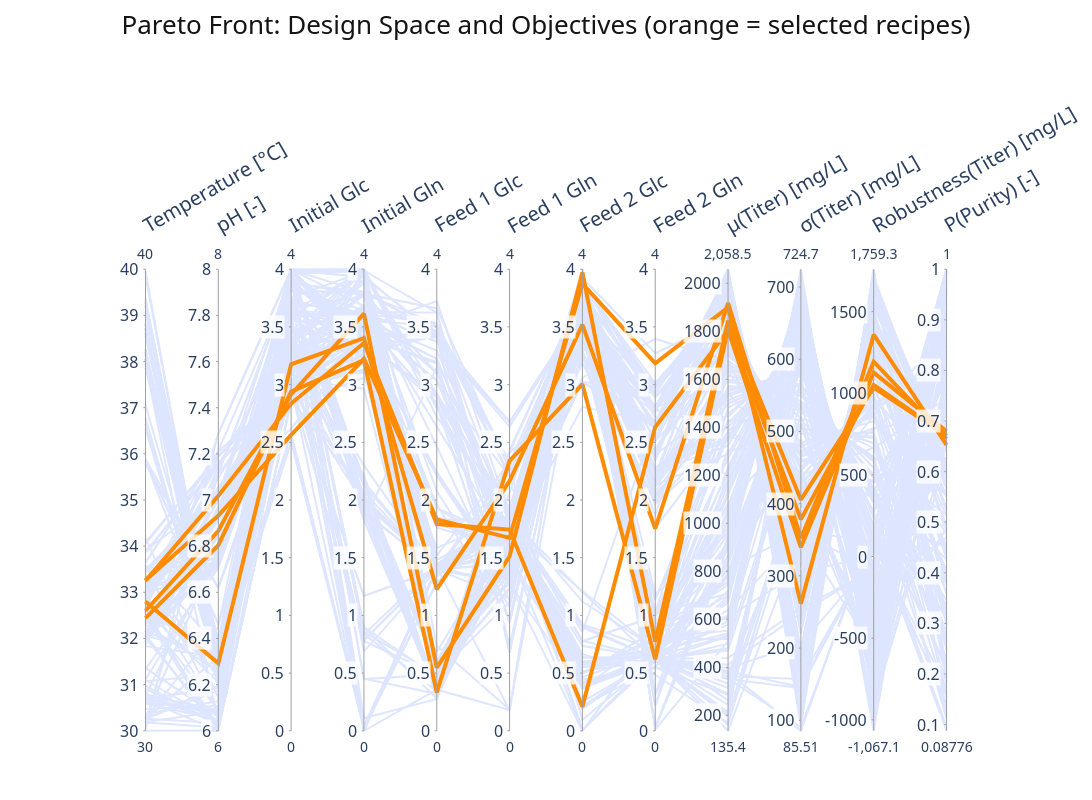

Write notebook code for a chart like this one.
### Code cell
# Static version of the parallel coordinate plot above with thicker lines (for the paper PDF)
# Reuses dims, _plot_df, _is_selected, PARCOORDS_LABELS and the line colours from the cell above
import numpy as np
import plotly.graph_objects as go

LINE_WIDTH = 2
SELECTED_LINE_WIDTH = 4
AXIS_COLOR = "#A0A0A0"
TEXT_COLOR = "#2a3f5f"
TICK_FONT_SIZE = 16
RANGE_FONT_SIZE = 14
LABEL_FONT_SIZE = 20


def _nice_ticks(lo, hi, n=10):
    raw = (hi - lo) / n
    mag = 10 ** np.floor(np.log10(raw))
    step = min((m * mag for m in (1, 2, 5, 10) if m * mag >= raw), default=10 * mag)
    return np.arange(np.ceil(lo / step) * step, hi + step * 1e-9, step)


def _fmt(v):
    return f"{v:.10g}"


def _range_fmt(v):
    return f"{v:,.1f}" if abs(v) >= 1000 else f"{v:.4g}"


n_dims = len(dims)
norm = np.column_stack([
    (_plot_df[col].to_numpy(dtype=float) - lo) / ((hi - lo) or 1) for col, lo, hi in dims
])  # shape (n_points, n_dims)
_sel_mask = np.array(_is_selected, dtype=bool)


def _lines_trace(rows, color, width, opacity=1.0):
    xs, ys = [], []
    for row in rows:
        xs += list(range(n_dims)) + [None]
        ys += row.tolist() + [None]
    return go.Scatter(x=xs, y=ys, mode="lines", line=dict(width=width, color=color), opacity=opacity,
                      showlegend=False, hoverinfo="skip")


parcoords_static_fig = go.Figure()
parcoords_static_fig.add_trace(_lines_trace(norm[~_sel_mask], PARETO_LINE_COLOR, LINE_WIDTH, opacity=0.6))
parcoords_static_fig.add_trace(_lines_trace(norm[_sel_mask], SELECTED_LINE_COLOR, SELECTED_LINE_WIDTH))

for k, (col, lo, hi) in enumerate(dims):
    # Axis line
    parcoords_static_fig.add_shape(type="line", x0=k, x1=k, y0=0, y1=1,
                                   line=dict(color=AXIS_COLOR, width=1), layer="above")
    # Ticks + tick labels (left of axis, white background like go.Parcoords)
    for t in _nice_ticks(lo, hi):
        y = (t - lo) / ((hi - lo) or 1)
        parcoords_static_fig.add_shape(type="line", x0=k - 0.03, x1=k, y0=y, y1=y,
                                       line=dict(color=AXIS_COLOR, width=1), layer="above")
        parcoords_static_fig.add_annotation(
            x=k, y=y, text=_fmt(t), showarrow=False, xanchor="right", xshift=-6,
            font=dict(size=TICK_FONT_SIZE, color=TEXT_COLOR), bgcolor="rgba(255,255,255,0.8)", borderpad=0,
        )
    # Range labels (min below, max above)
    parcoords_static_fig.add_annotation(x=k, y=1, text=_range_fmt(hi), showarrow=False, yanchor="bottom",
                                        yshift=4, font=dict(size=RANGE_FONT_SIZE, color=TEXT_COLOR))
    parcoords_static_fig.add_annotation(x=k, y=0, text=_range_fmt(lo), showarrow=False, yanchor="top",
                                        yshift=-4, font=dict(size=RANGE_FONT_SIZE, color=TEXT_COLOR))
    # Axis label (above, angled)
    parcoords_static_fig.add_annotation(
        x=k, y=1, text=PARCOORDS_LABELS.get(col, col), showarrow=False, textangle=-30,
        xanchor="left", yanchor="bottom", yshift=28, xshift=-10,
        font=dict(size=LABEL_FONT_SIZE, color=TEXT_COLOR),
    )

parcoords_static_fig.update_xaxes(visible=False, range=[-0.35, n_dims - 0.65])
parcoords_static_fig.update_yaxes(visible=False, range=[-0.02, 1.02])
parcoords_static_fig.update_layout(
    template=fig_full.layout.template,
    plot_bgcolor="white",
    width=1500, height=800,
    title=dict(text="Pareto Front: Design Space and Objectives (orange = selected recipes)",
               font=dict(size=26), x=0.5, xanchor="center", y=0.98, yanchor="top"),
    margin=dict(l=120, r=120, t=260, b=60),
)
parcoords_static_fig.show()
parcoords_static_fig.write_image(f"{PDF_FOLDER}/pareto_parcoords_thick.pdf")
